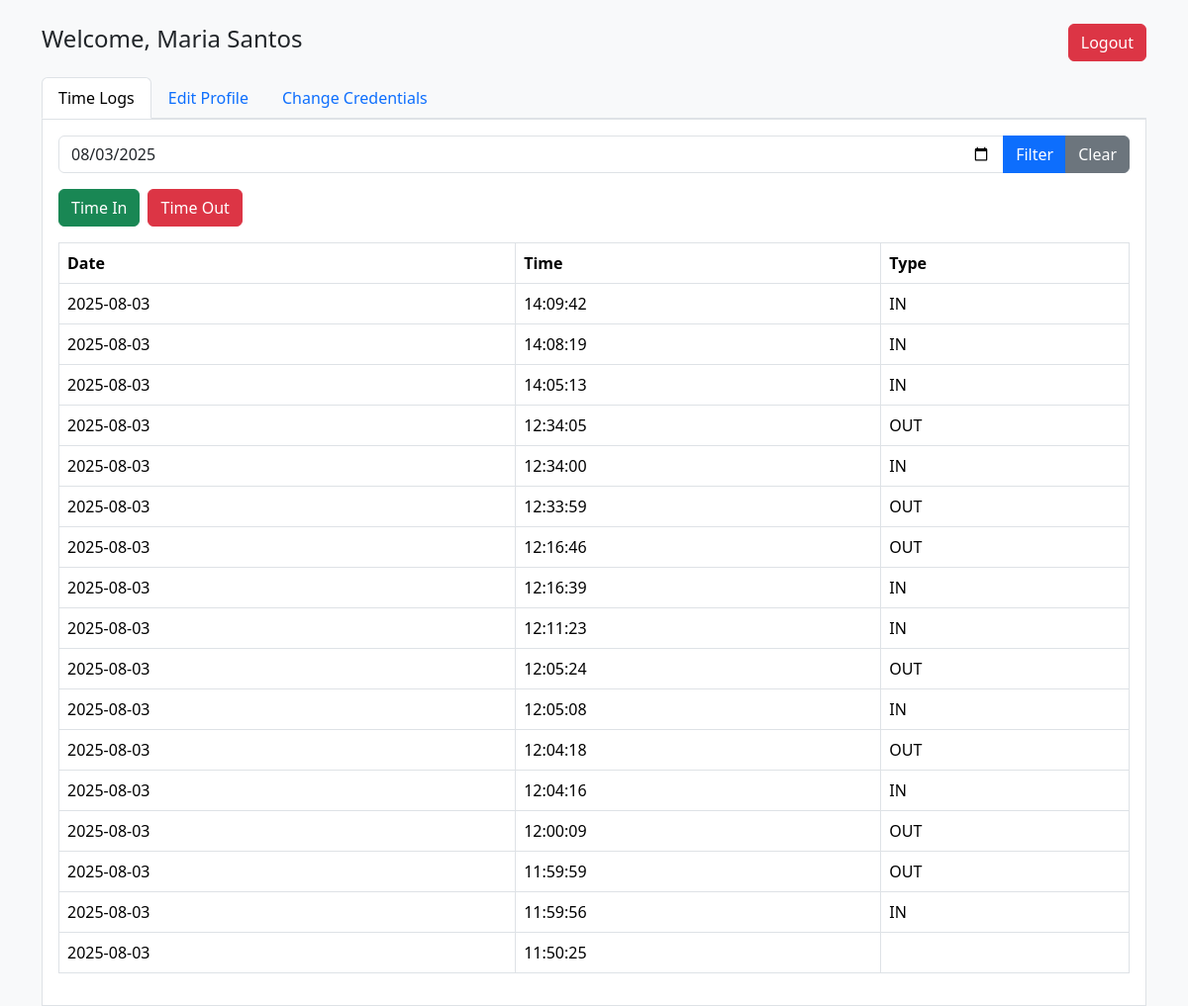
The page /employee.php?filter_date=2025-08-03 (signed in) on the database its author committed.
### tables this page shows
CREATE TABLE `users` (
  `id` int(11) NOT NULL,
  `username` varchar(50) NOT NULL,
  `first_name` varchar(100) DEFAULT NULL,
  `last_name` varchar(100) DEFAULT NULL,
  `position` varchar(100) DEFAULT NULL,
  `password` varchar(255) NOT NULL,
  `role` enum('admin','employee') NOT NULL
);

CREATE TABLE `timelogs` (
  `id` int(11) NOT NULL,
  `employee_id` int(11) NOT NULL,
  `log_date` date NOT NULL,
  `log_time` time NOT NULL,
  `type` enum('IN','OUT') NOT NULL
);

### employee.php (the view, shortened to what this page needs)
<?php
require 'db.php';
$user_id = $_SESSION['user_id'];
$stmt = $pdo->prepare("SELECT * FROM users WHERE id = ?");
$stmt->execute([$user_id]);
$user = $stmt->fetch(PDO::FETCH_ASSOC);
$filter_date = $_GET['filter_date'] ?? '';
$stmt = $pdo->prepare($filter_date ?
    "SELECT * FROM timelogs WHERE employee_id = ? AND log_date = ? ORDER BY log_date DESC, log_time DESC" :
    "SELECT * FROM timelogs WHERE employee_id = ? ORDER BY log_date DESC, log_time DESC");
$stmt->execute($filter_date ? [$user_id, $filter_date] : [$user_id]);
$logs = $stmt->fetchAll(PDO::FETCH_ASSOC);
?>
<!DOCTYPE html>
<html>
<head>
    <link href="https://cdn.jsdelivr.net/npm/bootstrap@5.3.3/dist/css/bootstrap.min.css" rel="stylesheet">
</head>
<body class="bg-light">
<div class="container mt-4">
    <div class="d-flex justify-content-between align-items-center mb-3">
        <h4>Welcome, <?php echo htmlspecialchars($user['first_name'] . ' ' . $user['last_name']); ?></h4>
        <a href="logout.php" class="btn btn-danger">Logout</a>
    </div>
    <ul class="nav nav-tabs" id="myTabs">
        <li class="nav-item">
            <a class="nav-link active" data-bs-toggle="tab" href="#logs">Time Logs</a>
        </li>
        <li class="nav-item">
            <a class="nav-link" data-bs-toggle="tab" href="#profile">Edit Profile</a>
        </li>
        <li class="nav-item">
            <a class="nav-link" data-bs-toggle="tab" href="#credentials">Change Credentials</a>
        </li>
    </ul>
    <div class="tab-content border p-3 bg-white">
        <div class="tab-pane fade show active" id="logs">
            <form method="GET" class="mb-3">
                <div class="input-group">
                    <input type="date" name="filter_date" value="<?php echo htmlspecialchars($filter_date); ?>" class="form-control">
                    <button type="submit" class="btn btn-primary">Filter</button>
                    <a href="employee.php" class="btn btn-secondary">Clear</a>
                </div>
            </form>
            <form method="POST" class="mb-3 d-flex gap-2">
                <button name="log_type" value="in" class="btn btn-success">Time In</button>
                <button name="log_type" value="out" class="btn btn-danger">Time Out</button>
            </form>
            <?php if ($logs): ?>
                <table class="table table-bordered">
                    <thead><tr><th>Date</th><th>Time</th><th>Type</th></tr></thead>
                    <tbody>
                    <?php foreach ($logs as $log): ?>
                        <tr>
                            <td><?php echo $log['log_date']; ?></td>
                            <td><?php echo $log['log_time']; ?></td>
                            <td><?php echo ucfirst($log['type']); ?></td>
                        </tr>
                    <?php endforeach; ?>
                    </tbody>
                </table>
            <?php else: ?>
                <p>No logs found.</p>
            <?php endif; ?>
        </div>
    </div>
</div>
</body>
</html>

### rows shown on the page
users: first_name+last_name "Maria Santos"
timelogs: log_date "2025-08-03", log_time "14:09:42", type "IN"
timelogs: log_date "2025-08-03", log_time "14:08:19", type "IN"
timelogs: log_date "2025-08-03", log_time "14:05:13", type "IN"
timelogs: log_date "2025-08-03", log_time "12:34:05", type "OUT"
timelogs: log_date "2025-08-03", log_time "12:34:00", type "IN"
timelogs: log_date "2025-08-03", log_time "12:33:59", type "OUT"
timelogs: log_date "2025-08-03", log_time "12:16:46", type "OUT"
timelogs: log_date "2025-08-03", log_time "12:16:39", type "IN"
timelogs: log_date "2025-08-03", log_time "12:11:23", type "IN"
timelogs: log_date "2025-08-03", log_time "12:05:24", type "OUT"
timelogs: log_date "2025-08-03", log_time "12:05:08", type "IN"
timelogs: log_date "2025-08-03", log_time "12:04:18", type "OUT"
timelogs: log_date "2025-08-03", log_time "12:04:16", type "IN"
timelogs: log_date "2025-08-03", log_time "12:00:09", type "OUT"
timelogs: log_date "2025-08-03", log_time "11:59:59", type "OUT"
timelogs: log_date "2025-08-03", log_time "11:59:56", type "IN"
timelogs: log_date "2025-08-03", log_time "11:50:25"
